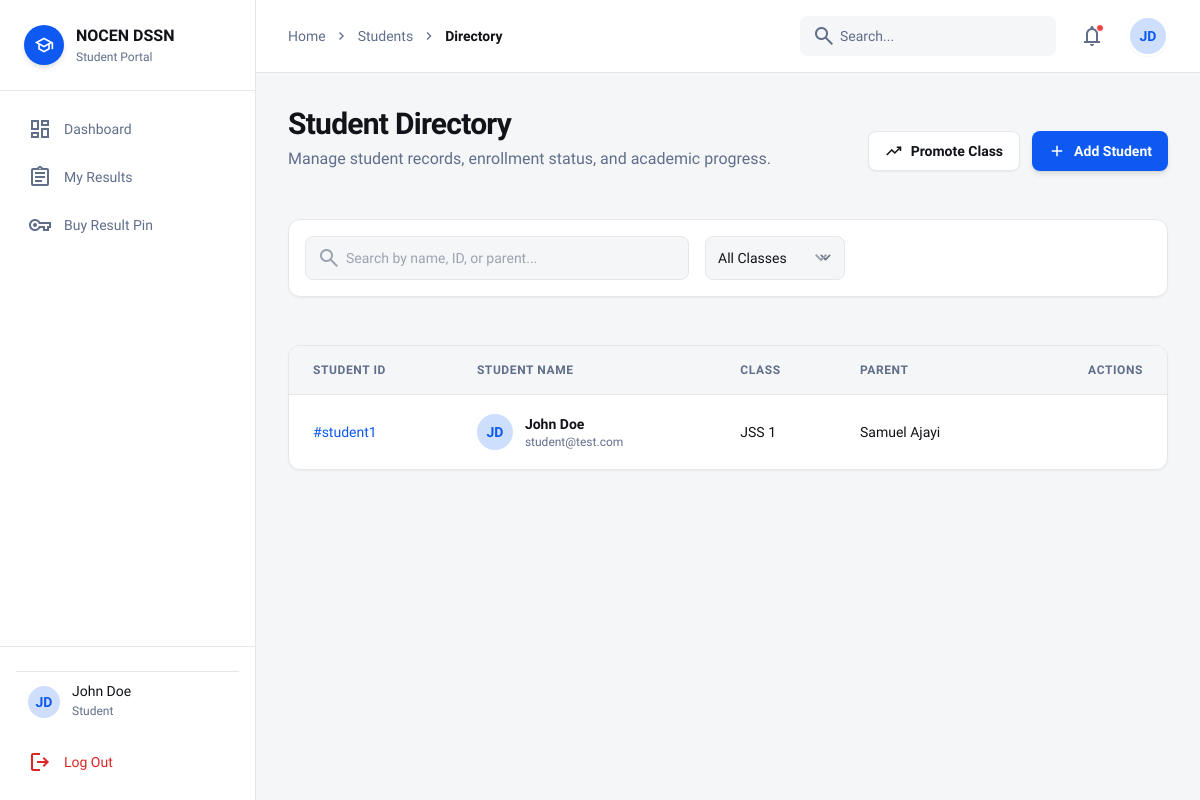
Before: /admin-portal/students/ (signed in) with the older database file.
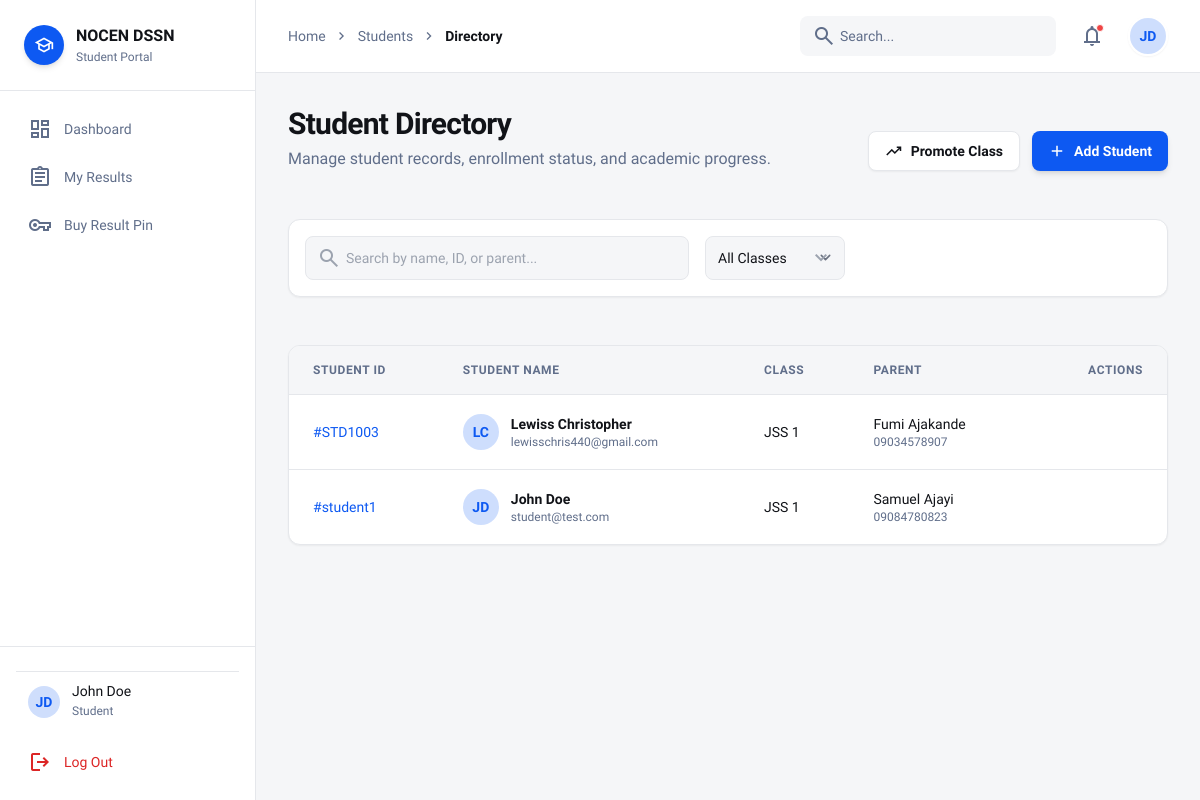
After: the same page with the newer database file.
### core/models.py (models this page shows, shortened)
class CustomUser(AbstractUser):
    role = models.CharField(
        max_length=20,
        choices=ROLE_CHOICES,
        default='student',
        help_text='User role determines access level and dashboard redirect'
    )
    phone = models.CharField(max_length=20, blank=True, null=True)
    class Meta:
        verbose_name = 'User'
        verbose_name_plural = 'Users'

class StudentProfile(models.Model):
    user = models.OneToOneField(
        CustomUser,
        on_delete=models.CASCADE,
        related_name='student_profile',
        limit_choices_to={'role': 'student'}
    )
    admission_number = models.CharField(max_length=50, unique=True, blank=True, null=True)
    class_level = models.CharField(max_length=50, blank=True)
    parent_name = models.CharField(max_length=100, blank=True)
    parent_phone = models.CharField(max_length=20, blank=True)

### core/views.py (the view, shortened to what this page needs)
# urls.py: path('admin-portal/students/', views.manage_students, name='manage_students'),
@login_required
def manage_students(request):
    from django.core.paginator import Paginator
    from django.db.models import Q
    from .models import CustomUser, ClassInfo
    user = request.user
    students_list = CustomUser.objects.filter(role='student').order_by('last_name')
    classes = ClassInfo.objects.all()
    search_query = request.GET.get('search', '')
    selected_class = request.GET.get('class_level')
    if selected_class:
        students_list = students_list.filter(student_profile__class_level=selected_class)
    paginator = Paginator(students_list, 20) # 20 students per page
    page_number = request.GET.get('page')
    students = paginator.get_page(page_number)
    context = {
        'user_role': user.role,
        'user_name': user.get_full_name() or user.username,
        'user_initials': ''.join([n[0].upper() for n in (user.get_full_name() or user.username).split()[:2]]),
        'active_page': 'students',
        'breadcrumb_parent': 'Students',
        'breadcrumb_current': 'Directory',
        'students': students,
        'classes': classes,
        'search_query': search_query,
        'selected_class': selected_class,
    }
    return render(request, 'custom_admin/manage-students.html', context)

### core/templates/custom_admin/manage-students.html (shortened to what this page needs)
{% extends 'base_dashboard.html' %}
{% block content %}
<div class="flex flex-col md:flex-row md:items-end justify-between gap-4">
    <div class="flex flex-col gap-1">
        <h1 class="text-text-main dark:text-white text-3xl font-black leading-tight tracking-tight">Student Directory</h1>
        <p class="text-text-sub dark:text-gray-400 text-base font-normal">Manage student records, enrollment status, and academic progress.</p>
    </div>
    <div class="flex flex-wrap items-center gap-3">
        <button onclick="document.getElementById('promote-modal').classList.remove('hidden')" class="flex items-center justify-center rounded-lg h-10 px-4 bg-white dark:bg-[#2d3748] border border-border-color dark:border-[#4a5568] text-text-main dark:text-white gap-2 text-sm font-bold shadow-sm hover:bg-gray-50 dark:hover:bg-[#4a5568] transition-colors">
            <span class="material-symbols-outlined text-lg">trending_up</span>
            <span class="truncate">Promote Class</span>
        </button>
        <button onclick="openAddModal()" class="flex items-center justify-center rounded-lg h-10 px-4 bg-primary text-white gap-2 text-sm font-bold shadow-md hover:bg-primary-dark transition-colors">
            <span class="material-symbols-outlined text-lg">add</span>
            <span class="truncate">Add Student</span>
        </button>
    </div>
</div>
<div class="bg-white dark:bg-surface-dark p-4 rounded-xl shadow-sm border border-border-color dark:border-[#2d3748] flex flex-col md:flex-row gap-4 justify-between items-center my-6">
    <form method="get" class="flex flex-col md:flex-row gap-4 w-full">
        <div class="relative w-full md:w-96 group">
            <span class="material-symbols-outlined absolute left-3 top-1/2 -translate-y-1/2 text-[#9ca3af] group-focus-within:text-primary transition-colors">search</span>
            <input name="search" value="{{ search_query }}" class="w-full h-11 pl-10 pr-4 rounded-lg bg-background-light dark:bg-[#2d3748] border border-border-color dark:border-[#4a5568] text-text-main dark:text-white placeholder-[#9ca3af] focus:outline-none focus:ring-2 focus:ring-primary/50 transition-all text-sm" placeholder="Search by name, ID, or parent..." type="text"/>
        </div>
        <div class="flex w-full md:w-auto items-center gap-3 overflow-x-auto pb-1 md:pb-0">
            <div class="relative min-w-[140px]">
                <select name="class_level" onchange="this.form.submit()" class="appearance-none w-full h-11 pl-3 pr-10 rounded-lg bg-background-light dark:bg-[#2d3748] border border-border-color dark:border-[#4a5568] text-text-main dark:text-white text-sm focus:outline-none focus:ring-2 focus:ring-primary/50 cursor-pointer">
                    <option value="">All Classes</option>
                </select>
            </div>
        </div>
    </form>
</div>
<div class="bg-white dark:bg-surface-dark rounded-xl shadow-sm border border-border-color dark:border-[#2d3748] overflow-hidden flex flex-col">
    <div class="overflow-x-auto">
        <table class="w-full text-left border-collapse">
            <thead class="bg-background-light dark:bg-[#2d3748] border-b border-border-color dark:border-[#4a5568]">
                <tr>
                    <th class="py-4 px-6 text-xs font-bold uppercase tracking-wider text-text-sub dark:text-gray-400">Student ID</th>
                    <th class="py-4 px-6 text-xs font-bold uppercase tracking-wider text-text-sub dark:text-gray-400">Student Name</th>
                    <th class="py-4 px-6 text-xs font-bold uppercase tracking-wider text-text-sub dark:text-gray-400">Class</th>
                    <th class="py-4 px-6 text-xs font-bold uppercase tracking-wider text-text-sub dark:text-gray-400">Parent</th>
                    <th class="py-4 px-6 text-right text-xs font-bold uppercase tracking-wider text-text-sub dark:text-gray-400">Actions</th>
                </tr>
            </thead>
            <tbody class="divide-y divide-border-color dark:divide-[#4a5568]">
                {% for student in students %}
                <tr class="hover:bg-gray-50 dark:hover:bg-white/5 transition-colors group">
                    <td class="py-4 px-6 text-sm font-medium text-primary">#{{ student.username }}</td>
                    <td class="py-4 px-6">
                        <div class="flex items-center gap-3">
                            <div class="size-9 rounded-full bg-primary/20 flex items-center justify-center text-primary text-sm font-bold">
                                {{ student.first_name|first }}{{ student.last_name|first }}
                            </div>
                            <div>
                                <p class="text-sm font-semibold text-text-main dark:text-white">{{ student.get_full_name }}</p>
                                <p class="text-xs text-text-sub dark:text-gray-400">{{ student.email }}</p>
                            </div>
                        </div>
                    </td>
                    <td class="py-4 px-6 text-sm text-text-main dark:text-white">{{ student.student_profile.class_level }}</td>
                    <td class="py-4 px-6 text-sm text-text-main dark:text-white">
                        <p>{{ student.student_profile.parent_name }}</p>
                        <p class="text-xs text-text-sub">{{ student.student_profile.parent_phone }}</p>
                    </td>
                    <td class="py-4 px-6 text-right">
                    </td>
                </tr>
                {% empty %}
                <tr>
                    <td colspan="5" class="py-8 text-center text-text-sub dark:text-gray-400">No students found matching your criteria.</td>
                </tr>
                {% endfor %}
            </tbody>
        </table>
    </div>
</div>
{% endblock %}

### core/templates/base_dashboard.html (shortened to what this page needs)
{% extends 'base.html' %}
{% block body_class %}bg-background-light dark:bg-background-dark text-text-main dark:text-white font-display overflow-hidden{% endblock %}
{% block body %}
<div class="flex h-screen w-full overflow-hidden">
    {% include 'partials/sidebar_dashboard.html' %}
    <main class="flex flex-1 flex-col h-full overflow-hidden bg-background-light dark:bg-background-dark relative lg:ml-0">
        <header class="flex items-center justify-between whitespace-nowrap border-b border-border-color dark:border-[#2d3748] bg-white dark:bg-surface-dark px-4 lg:px-8 py-4 shrink-0">
            <div class="flex items-center gap-4">
                <div class="hidden sm:flex items-center gap-2 text-sm">
                    <a class="text-text-sub dark:text-gray-400 font-medium hover:text-primary transition-colors" href="{% if user_role == 'admin' %}{% url 'admin_dashboard' %}{% elif user_role == 'student' %}{% url 'student_dashboard' %}{% else %}#{% endif %}">Home</a>
                    {% if breadcrumb_parent %}
                    <span class="text-text-sub dark:text-gray-400 material-symbols-outlined text-base">chevron_right</span>
                    <a class="text-text-sub dark:text-gray-400 font-medium hover:text-primary transition-colors" href="#">{{ breadcrumb_parent }}</a>
                    {% endif %}
                    {% if breadcrumb_current %}
                    <span class="text-text-sub dark:text-gray-400 material-symbols-outlined text-base">chevron_right</span>
                    <span class="text-text-main dark:text-white font-semibold">{{ breadcrumb_current }}</span>
                    {% endif %}
                </div>
            </div>
            <div class="flex items-center gap-2 lg:gap-4">
                <div class="hidden lg:flex relative w-64">
                    <div class="absolute inset-y-0 left-0 flex items-center pl-3 pointer-events-none">
                    </div>
                    <input class="block w-full rounded-lg border-none bg-background-light dark:bg-[#2d3748] dark:text-white py-2.5 pl-10 pr-3 text-sm placeholder:text-text-sub focus:ring-2 focus:ring-primary focus:bg-white dark:focus:bg-[#2d3748] transition-all" placeholder="Search..." type="text"/>
                </div>
                <button class="flex items-center justify-center size-10 rounded-full hover:bg-gray-100 dark:hover:bg-[#2d3748] text-text-sub dark:text-gray-400 transition-colors relative">
                    <span class="material-symbols-outlined">notifications</span>
                    <span class="absolute top-2 right-2 size-2 bg-red-500 rounded-full border border-white dark:border-surface-dark"></span>
                </button>
                <div class="hidden sm:flex size-10 rounded-full bg-primary/20 items-center justify-center text-primary text-sm font-bold border-2 border-white dark:border-surface-dark shadow-sm">
                    {{ user_initials|default:"U" }}
                </div>
            </div>
        </header>
        <div class="flex-1 overflow-y-auto p-4 lg:p-8">
            <div class="mx-auto max-w-7xl flex flex-col gap-6">
                {% block content %}{% endblock %}
            </div>
        </div>
    </main>
</div>
{% endblock %}

### core/templates/base.html (shortened to what this page needs)
<!DOCTYPE html>
<html class="light" lang="en">
<head>
    <script src="https://cdn.tailwindcss.com?plugins=forms,container-queries"></script>
</head>
<body class="{% block body_class %}bg-background-light dark:bg-background-dark text-text-main dark:text-white font-display{% endblock %}">
    {% block body %}{% endblock %}
</body>
</html>

### core/templates/partials/sidebar_dashboard.html (shortened to what this page needs)
<aside id="sidebar" class="fixed lg:static inset-y-0 left-0 z-40 w-64 bg-white dark:bg-surface-dark border-r border-border-color dark:border-[#2d3748] flex flex-col transform -translate-x-full lg:translate-x-0 transition-transform duration-300 ease-in-out h-screen overflow-hidden">
    <div class="flex flex-col h-full">
        <div class="flex flex-col flex-1 overflow-hidden">
            <div class="flex items-center gap-3 p-6 border-b border-border-color dark:border-[#2d3748] flex-shrink-0">
                <div class="size-10 flex items-center justify-center text-white bg-primary rounded-full shadow-md">
                    <span class="material-symbols-outlined !text-xl">school</span>
                </div>
                <div class="flex flex-col">
                    <h1 class="text-text-main dark:text-white text-base font-bold leading-normal">NOCEN DSSN</h1>
                    <p class="text-text-sub dark:text-gray-400 text-xs font-normal leading-normal">
                        {% if user_role == 'admin' %}Admin Portal{% elif user_role == 'teacher' %}Teacher Portal{% elif user_role == 'staff' %}Staff Portal{% else %}Student Portal{% endif %}
                    </p>
                </div>
            </div>
            <nav class="flex flex-col gap-1 p-4 flex-1 overflow-y-auto no-scrollbar">
                <a class="flex items-center gap-3 px-3 py-2.5 rounded-lg {% if active_page == 'dashboard' %}bg-primary/10 text-primary{% else %}text-text-sub dark:text-gray-400 hover:bg-gray-50 dark:hover:bg-white/5 hover:text-text-main dark:hover:text-white{% endif %} transition-colors" href="{% if user_role == 'admin' %}{% url 'admin_dashboard' %}{% elif user_role == 'student' %}{% url 'student_dashboard' %}{% else %}#{% endif %}">
                    <span class="material-symbols-outlined {% if active_page == 'dashboard' %}icon-fill{% endif %}">dashboard</span>
                    <span class="text-sm font-medium leading-normal">Dashboard</span>
                </a>
                {% if user_role == 'student' %}
                <a class="flex items-center gap-3 px-3 py-2.5 rounded-lg {% if active_page == 'results' %}bg-primary/10 text-primary{% else %}text-text-sub dark:text-gray-400 hover:bg-gray-50 dark:hover:bg-white/5 hover:text-text-main dark:hover:text-white{% endif %} transition-colors" href="{% url 'student_result' %}">
                    <span class="material-symbols-outlined {% if active_page == 'results' %}icon-fill{% endif %}">assignment</span>
                    <span class="text-sm font-medium leading-normal">My Results</span>
                </a>
                <a class="flex items-center gap-3 px-3 py-2.5 rounded-lg {% if active_page == 'payments' %}bg-primary/10 text-primary{% else %}text-text-sub dark:text-gray-400 hover:bg-gray-50 dark:hover:bg-white/5 hover:text-text-main dark:hover:text-white{% endif %} transition-colors" href="{% url 'buy_pin_page' %}">
                    <span class="material-symbols-outlined {% if active_page == 'payments' %}icon-fill{% endif %}">vpn_key</span>
                    <span class="text-sm font-medium leading-normal">Buy Result Pin</span>
                </a>
                {% endif %}
            </nav>
        </div>
        <div class="flex flex-col gap-2 p-4 border-t border-border-color dark:border-[#2d3748] flex-shrink-0">
            <div class="flex items-center gap-3 px-3 py-3 mt-2 border-t border-border-color dark:border-[#2d3748]">
                <div class="size-8 rounded-full bg-primary/20 flex items-center justify-center text-primary text-sm font-bold">
                    {{ user_initials|default:"U" }}
                </div>
                <div class="flex flex-col flex-1 min-w-0">
                    <p class="text-text-main dark:text-white text-sm font-medium leading-none truncate">{{ user_name|default:"User" }}</p>
                    <p class="text-text-sub dark:text-gray-400 text-xs font-normal leading-normal mt-1 capitalize">{{ user_role|default:"User" }}</p>
                </div>
            </div>
            <a class="flex items-center gap-3 px-3 py-2.5 rounded-lg text-red-600 dark:text-red-400 hover:bg-red-50 dark:hover:bg-red-900/10 transition-colors" href="{% url 'logout' %}">
                <span class="material-symbols-outlined">logout</span>
                <span class="text-sm font-medium leading-normal">Log Out</span>
            </a>
        </div>
    </div>
</aside>

### core/templates/base.html (style rules this page uses)
body { font-family: 'Lexend', sans-serif; }
.material-symbols-outlined { font-variation-settings: 'FILL' 0, 'wght' 400, 'GRAD' 0, 'opsz' 24; }
.no-scrollbar { -ms-overflow-style: none; scrollbar-width: none; }

Changed rows visible on the page:
changed through a linked row, CustomUser "student1": student_profile.parent_phone (not shown) → "09084780823"
added CustomUser: username "STD1003", first_name|first "L", last_name|first "C", get_full_name "Lewiss Christopher", email "lewisschris440@gmail.com", student_profile.class_level "JSS 1", student_profile.parent_name "Fumi Ajakande", student_profile.parent_phone "09034578907"
